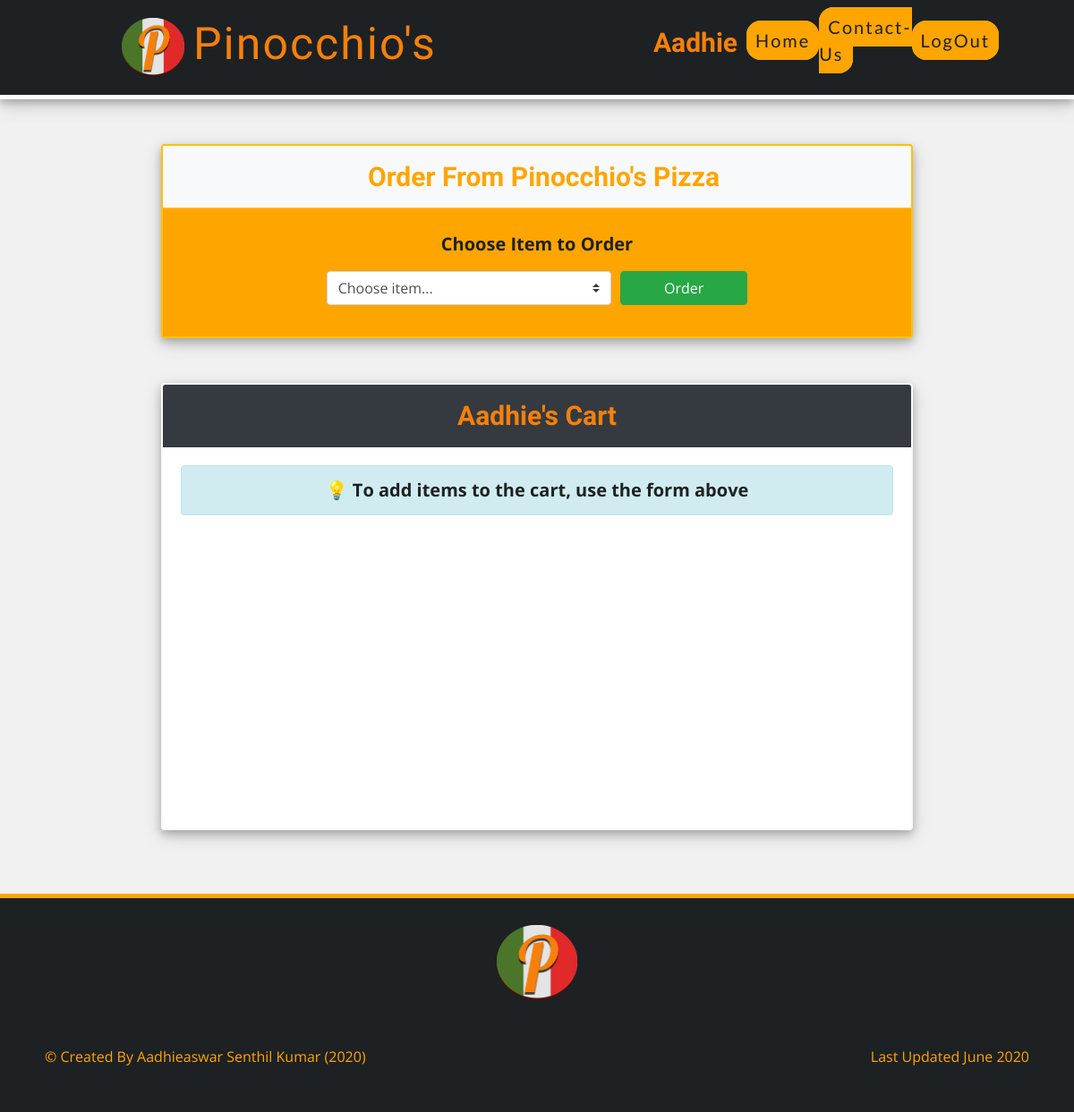
/cart/ (signed in), run on an earlier commit of the app's database.
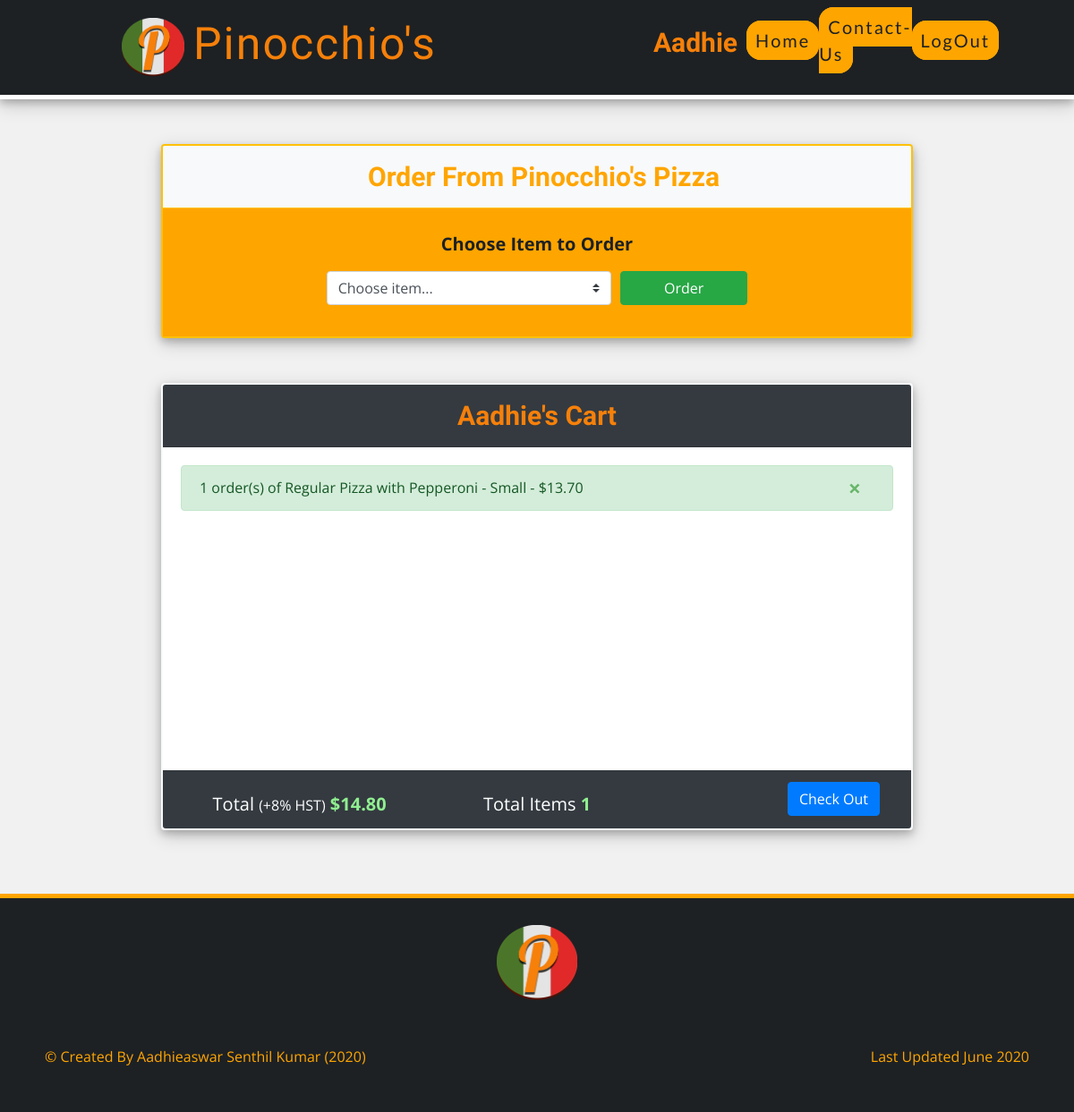
And on a later commit of the database.
### orders/models.py (models this page shows)
class Cart(models.Model):
    customer = models.ForeignKey(User, on_delete=models.CASCADE, related_name="customer")
    item = models.CharField(max_length=200)
    price = models.DecimalField(max_digits=10, decimal_places=2)
    qty = models.IntegerField(default=1)
    def __str__(self):
        return f"{self.qty} order(s) of {self.item} - ${self.price}"

### orders/decorators.py (the view)
    def wrapper_func(request, *args, **kwargs):
        if not request.user.is_authenticated:
            return redirect('home')
        return view_func(request, *args, **kwargs)

### orders/models.py (called while the page is built)
    def __str__(self):
        return f"{self.topping}"

### orders/templates/orders/cart.html (shortened to what this page needs)
{% extends "orders/base.html" %}
{% load static %}
{% block nav %}
  <li>
    <div class="username">{{ request.user|truncatechars:6 }}</div>
  </li>
  <li>
    <a class="link-orange" href="{% url 'home' %}">Home</a>
  </li>
  <li>
    <a class="link-orange" href="{% url 'contact_us' %}">Contact-Us</a>
  </li>
  {% if request.user.is_authenticated %}
    <li>
      <a class="link-orange" href="{% url '_logout' %}">LogOut</a>
    </li>
  {% endif %}
{% endblock %}
{% block body %}
<div class="card box-shadow order-strip border-warning top-margin">
    <div class="card-header bg-light bold-30 center order-title border-warning">
        &nbsp Order From Pinocchio's Pizza
    </div>
    <form action="{% url 'submit_order' %}" class="card-body item-order-form" method="POST">
        <div class="bold-30" id="item-order-title" style="margin-top: 5px;"> Choose Item to Order </div>
        <div class="order-input-container">
            <select class="custom-select item-input" id="select-items" type="text" name="itemType">
                <option value="default">Choose item...</option>
            </select>
            <button type="button" class="btn btn-success item-button" id="order-item">Order</button>
        </div>
    </form>
</div>
<div class="card border-light cart-container box-shadow" style="margin-bottom: 100px;">
    <div class="card-header bold-30 bg-dark cart-title">
        {{ request.user }}'s Cart
    </div>
    {% if not cart_items %}
    <div class="card-body body-container">
        <div class="alert alert-info center bold-30">💡 To add items to the cart, use the form above</div>
    </div>
    {% endif %} {% if cart_items %}
    <div class="card-body body-container">
        {% for item in cart_items %}
        <div class="alert alert-success inline-flex col" title="{{ item }}">
            {{ item }}
            <form action="{% url 'remove_item' %}" method="POST" class="justify-content-center col">
                <button type="submit" class="btn remove-button close" title="click to remove item from the cart">&times;</button>
            </form>
        </div>
        {% endfor %}
    </div>
    <div class="card-footer footer-card-content bg-dark cart-footer">
        <div class="col center style-cost">
            Total <small>(+8% HST)</small> <strong class="bold-30"> ${{ price }} </strong>
        </div>
        <div class="col center style-cost">
            Total Items <strong class="bold-30"> {{ count }} </strong>
        </div>
        <form action="{% url 'check_out' %}" method="POST" class="col float-right">
            <button type="submit" class="btn btn-primary float-right">Check Out</button>
        </form>
    </div>
    {% endif %}
</div>
{% endblock %}

### orders/templates/orders/base.html (shortened to what this page needs)
{% load static %}
<!DOCTYPE html>
<html style="height: 100%">
  <head>
    <link rel="stylesheet" href="https://stackpath.bootstrapcdn.com/bootstrap/4.4.1/css/bootstrap.min.css">
    <link rel="stylesheet" href="{% static 'orders/style.css' %}"/>
  </head>
  <body>
    <main>
      <main class="nav-wrapper">
          <nav class="res-nav box-shadow">
              <div class="res-logo">
                  <img src="{% static 'images/logo.png' %}" class="res-image" loading="lazy">
                  <h4>Pinocchio's</h4>
              </div>
              <ul class="res-links">
                {% block nav %} {% endblock %}
              </ul>
          </nav>
      </main>
      {% block body %}{% endblock %}
    </main>
  </body>
<footer>
  <div class="footer-content">
    <img src="{% static 'images/logo.png' %}" class="footer-image" loading="lazy">
    <div class="split">&copy Created By Aadhieaswar Senthil Kumar (2020) <div class="vis">Last Updated February 2021</div> <div class="inv float-right"> Last Updated June 2020 </div></div>
  </div>
</footer>
</html>

### orders/static/orders/style.css (style rules this page uses)
* { margin: 0; padding: 0; box-sizing: border-box; font-family: 'Open Sans', sans-serif; }
html { scroll-behavior: smooth; }
body { height: 100%; background-color: #f1f1f1; width: 100%; }
main { min-height: 100%; overflow: auto; padding-bottom: 100px; width: 100%; }
footer { height: 100px; position: relative; margin-top: -129px; clear: both; }
.footer-content { color: orange; background-color: #1d2124; display: flex; border-top: 5px solid orange; flex-wrap: wrap; }
.center { text-align: center; }
.link-orange { color: #1d2124; font-family: 'Lato', sans-serif; border: 2px solid orange; }
.username { font-weight: bold; font-size: 30px; padding: 10px; margin-top: 5px; color: #f6800a; font-family: 'Lobster', cursive; }
.split { width: 100%; padding: 50px; }
.cart-container { width: 90%; margin-top: 50px; margin-left: 5%; border: 2px solid #1d2124; max-height: 500px; min-height: 100px; margin-bottom: 50px; }
.body-container { height: 450px; overflow-y: auto; }
.bold-30 { font-size: 20px; font-weight: bold; text-align: center; color: #1d2124; }
.box-shadow { box-shadow: 0 4px 8px 0 rgba(0, 0, 0, 0.2), 0 6px 20px 0 rgba(0, 0, 0, 0.19); }
.order-strip { width: 90%; margin-left: 5%; font-size: 20px; border: 2px solid #1d2124; margin-top: 20px; }
.order-title { color: orange; font-family: "Lobster"; font-size: 30px; }
.cart-title { color: #f6800a; font-family: "Lobster"; font-size: 30px; }
.item-order-form { justify-content: center; text-align: center; width: 100%; border-top-right-radius: 0; border-top-left-radius: 0; float: center; background-color: orange; }
.item-input { width: 40%; }
.item-button { width: 142.27px; margin-left: 10px; }
.order-input-container { display: flex; width: 100%; justify-content: center; margin-bottom: 15px; }
.footer-card-content { display: inline-flex; width: 100%; }
.style-cost { padding-top: 10px; color: white; font-size: 20px; }
.style-cost strong { color: lightgreen; }
.inline-flex { display: inline-flex; width: 100%; }
.remove-button { color: green; font-size: 25px; font-weight: bolder; background-color: none; float: right; }
.top-margin { margin-top: -50px; }
.nav-wrapper { min-height: 90px; padding-bottom: none; overflow: hidden; z-index: 2; }
.res-nav { display: flex; justify-content: space-around; align-items: center; min-height: 8vh; background-color: #1d2124; font-family: 'Lobster', Arial, Helvetica, sans-serif; border-bottom: 5px solid white; padding: 10px; }
.res-image { max-width: 90px; padding: 10px; }
.res-logo { color: #f6800a; letter-spacing: 2px; font-size: 60px; display: flex; align-items: center; }
.res-logo h4 { font-size: 50px; font-family: 'Lobster', cursive; }
.res-links { display: flex; justify-content: space-around; width: 30%; align-items: center; z-index: 10; }
.res-links li { list-style-type: none; }
.res-links a { letter-spacing: 2px; font-size: 20px; text-decoration: none; text-align: center; font-family: 'Lato', sans-serif; padding: 8px; background-color: orange; border-radius: 16px; }
.footer-image { width: 90px; margin: 0 auto; margin-top: 30px; align-self: center; }
@media screen and (max-width: 1250px) { .card, .table-cus { width: 70%; margin-left: 15%; } }

What changed in the data, as far as the page shows it:
added Cart: qty+item+price "1 order(s) of Regular Pizza with Pepperoni - Small - $13.70"
Also different on the page:
{{ price }}: (not shown) → "14.80"
{{ count }}: (not shown) → "1"
text no longer shown: "💡 To add items to the cart, use the form above"
text now shown: "Total (+8% HST) $ Total Items Check Out"
